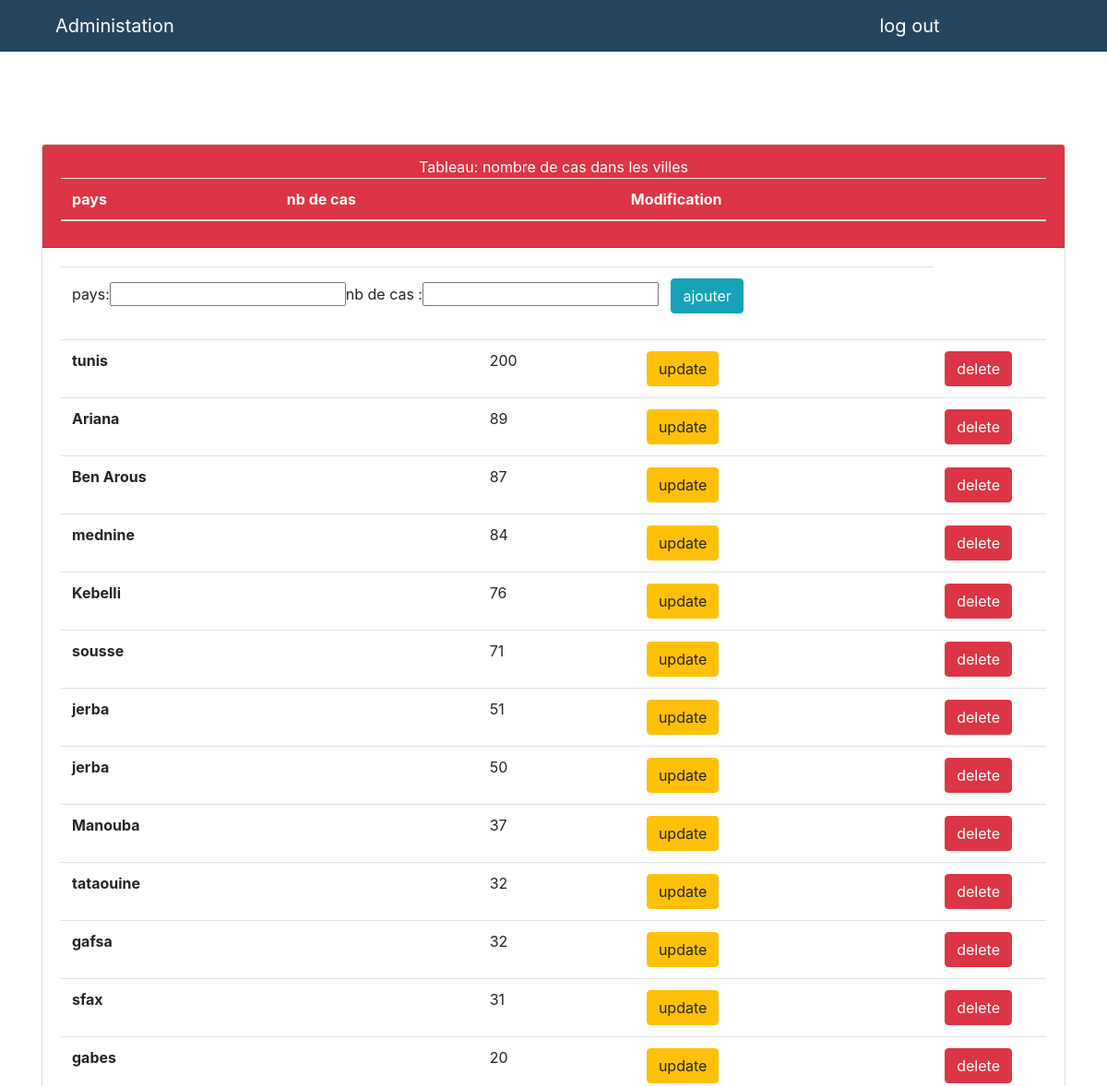
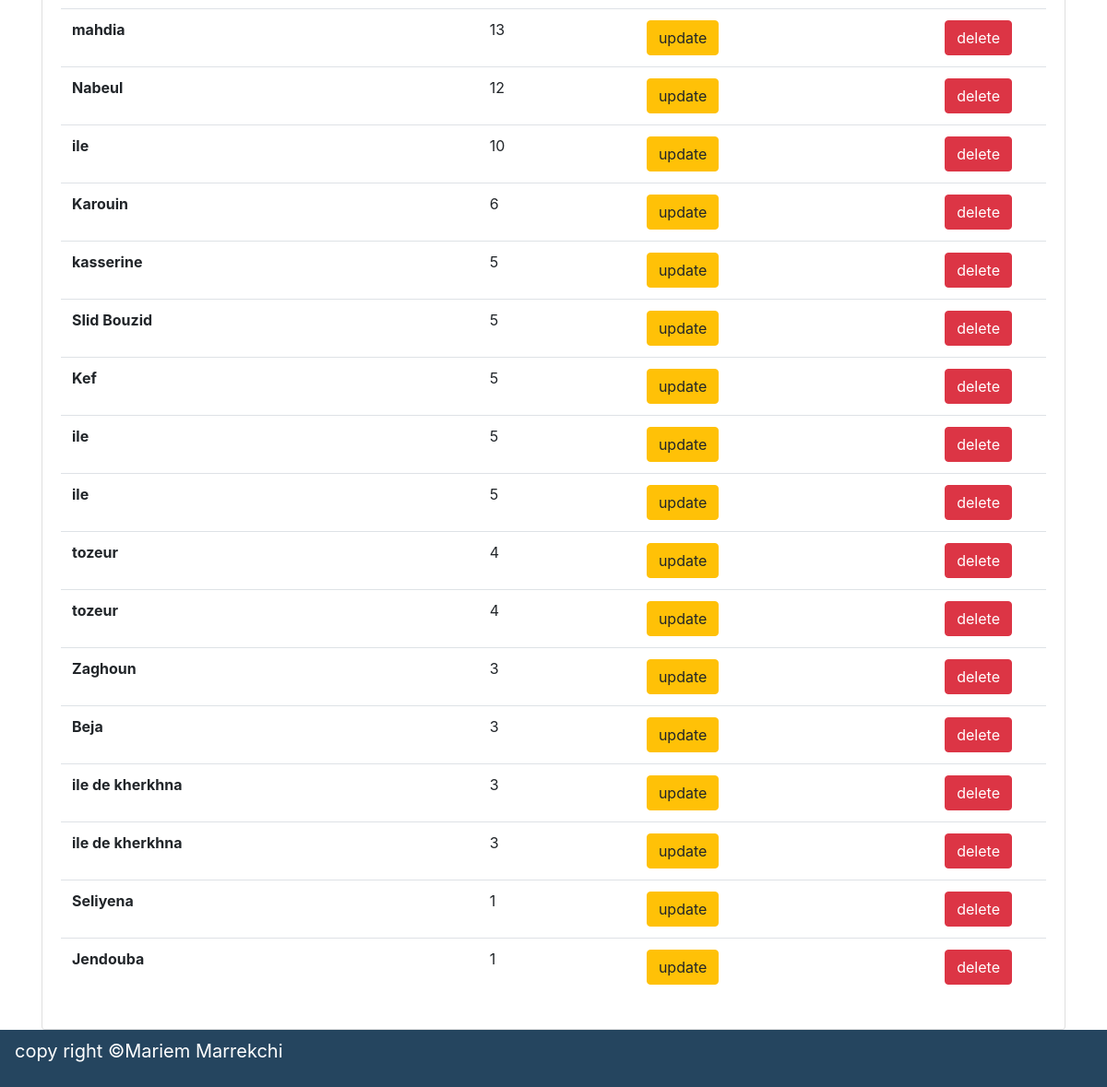
Screenshot of /admi/list/ with the database file from the repository (2 pictures, top to bottom).
### list/models.py (models this page shows, shortened)
class tunis(models.Model):
    name=models.CharField(max_length=500)
    age=models.IntegerField()
    etude=models.BooleanField(default=False)

### list/views.py (the view)
# urls.py: path('admi/list/',views.list),
def list(request):
    tests=tunis.objects.all().order_by('-age')
    form=Form()
    if request.method=='POST':
        form=Form(request.POST)
        if form.is_valid():
            form.save()
        return redirect('/admi/list')
    return render(request,'lists/list.html',{'form':form,'tests':tests})

### list/forms.py
class Form(forms.ModelForm):
    class Meta:
        model=tunis
        fields='__all__'

### list/templates/lists/list.html (shortened to what this page needs)
<html>
<head>
<link rel="stylesheet"  href="https://stackpath.bootstrapcdn.com/bootstrap/4.4.1/css/bootstrap.min.css">
{% load static %}
<link rel="stylesheet"  type ="text/css" href="{% static  'list/style.css' %}"/>
</head>
<body  >
<nav class="navbar navbar-expand-lg navbar-light ">
<div class="container">
  <a class="navbar-brand text-white col-sm-8" href="#">Administation</a>
<a class="navbar-brand text-white text-center col-sm-4"  href="/">log out </a>
  </div>
</nav>
<div class="container">
<div class="row">
<div class="col-sm-12">
    <div class="card" style="margin-top:50px">
    <div class="card-header bg-danger text-center text-white ">Tableau: nombre de cas  dans les villes<br/>
    <table class="table table-hover">
  <thead>
    <tr>
      <th scope="col">pays</th>
      <th scope="col">nb de cas</th>
      <th colspan="2">  Modification
      </th>
    </tr>
  </thead>
  </table>
     </div>
      <div class="card-body">
<table class="table table-hover">
  <tbody>
<tr>
 <td colspan="3"> <form method="POST" action="/admi/list/">
<p>pays:{{form.name}}nb de cas :{{form.age}} &nbsp <button type="submit" class="btn btn-raised btn-info">ajouter</button></p>
</form></td>
</tr>
   {% for t in tests %}
    <tr>
      <th scope="row">{{t.name}}</th>
      <td>{{t.age}}</td>
      <td><a href="/update/{{t.id}}"><button class="btn btn-warning">update</button></a></td>
      <td><a href="/delete/{{t.id}}"><button class="btn btn-danger">delete</button></a></td>
    </tr>
    {% endfor %}
  </tbody>
</table>
      </div>
    </div>
  </div>
</div>
</div>
<footer>
<nav class="navbar navbar-expand-lg navbar-light bottom"  >
<p class="text-center text-white " style="font-size:20px"> copy right ©Mariem Marrekchi </p>
</nav>
</footer>
</body>
</html>

### list/static/list/style.css (style rules this page uses)
.row { position: relative; margin-top: 50px }
.navbar { background: rgba(13, 48, 77, 0.897) }
thead { color: white }

### rows the page displays
tunis: name "tunis", age "200"
tunis: name "Ariana", age "89"
tunis: name "Ben Arous", age "87"
tunis: name "mednine", age "84"
tunis: name "Kebelli", age "76"
tunis: name "sousse", age "71"
tunis: name "jerba", age "51"
tunis: name "jerba", age "50"
tunis: name "Manouba", age "37"
tunis: name "tataouine", age "32"
tunis: name "gafsa", age "32"
tunis: name "sfax", age "31"
tunis: name "gabes", age "20"
tunis: name "mahdia", age "13"
tunis: name "Nabeul", age "12"
tunis: name "ile", age "10"
tunis: name "Karouin", age "6"
tunis: name "kasserine", age "5"
tunis: name "SIid Bouzid", age "5"
tunis: name "Kef", age "5"
tunis: name "ile", age "5"
tunis: name "ile", age "5"
tunis: name "tozeur", age "4"
tunis: name "tozeur", age "4"
tunis: name "Zaghoun", age "3"
tunis: name "Beja", age "3"
tunis: name "ile de kherkhna", age "3"
tunis: name "ile de kherkhna", age "3"
tunis: name "Seliyena", age "1"
tunis: name "Jendouba", age "1"
